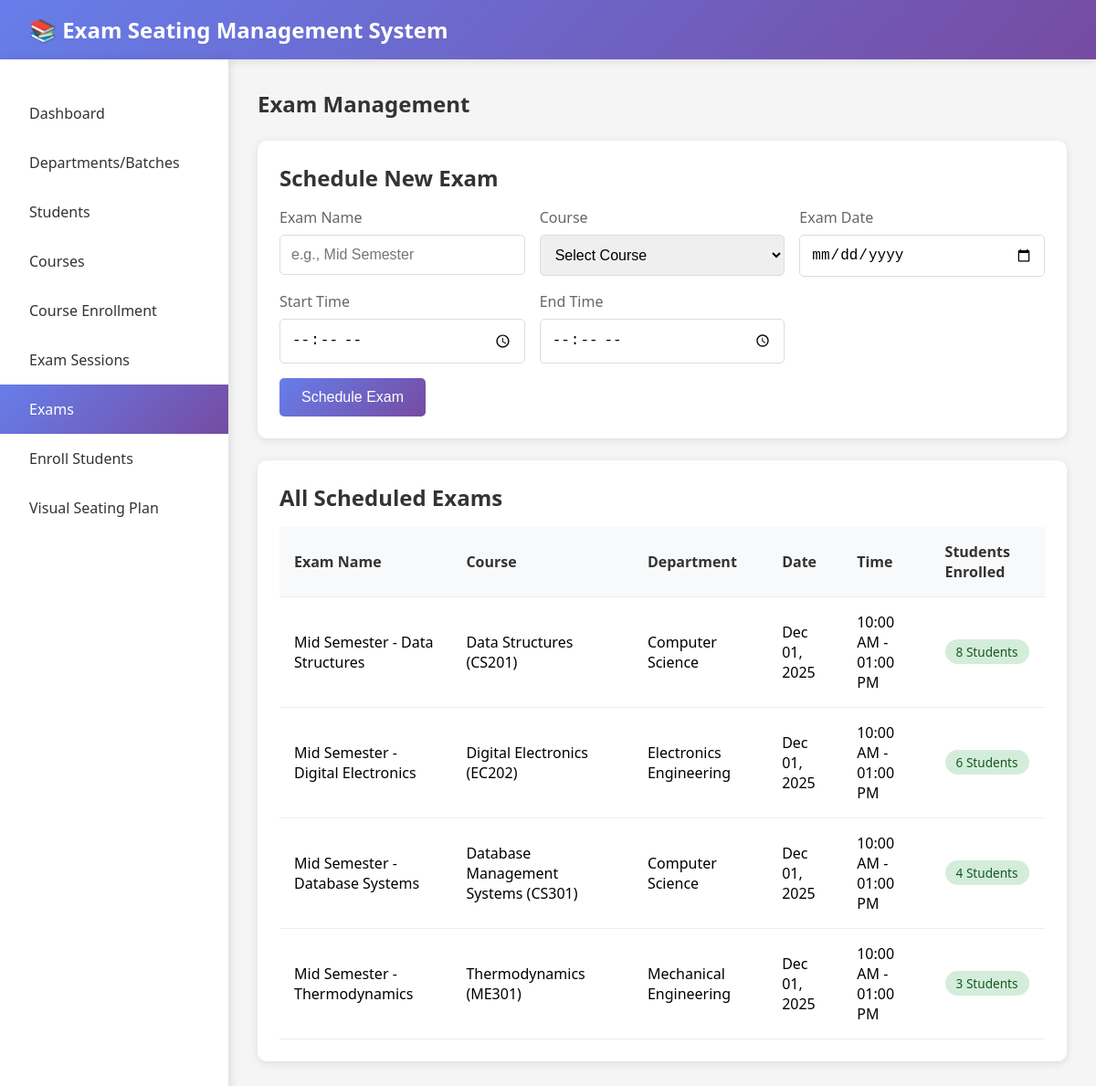
The page /exams.php on the database its author committed.
### tables this page shows
CREATE TABLE exams (
    id INT PRIMARY KEY AUTO_INCREMENT,
    name VARCHAR(200) NOT NULL,
    exam_date DATE NOT NULL,
    start_time TIME NOT NULL,
    end_time TIME NOT NULL,
    course_id INT NOT NULL,
    created_at TIMESTAMP DEFAULT CURRENT_TIMESTAMP,
    FOREIGN KEY (course_id) REFERENCES courses(id) ON DELETE CASCADE
);

CREATE TABLE courses (
    id INT PRIMARY KEY AUTO_INCREMENT,
    department_id INT NOT NULL,
    name VARCHAR(200) NOT NULL,
    code VARCHAR(20) NOT NULL UNIQUE,
    credits INT DEFAULT 3,
    created_at TIMESTAMP DEFAULT CURRENT_TIMESTAMP,
    FOREIGN KEY (department_id) REFERENCES departments(id) ON DELETE CASCADE
);

CREATE TABLE departments (
    id INT PRIMARY KEY AUTO_INCREMENT,
    name VARCHAR(100) NOT NULL,
    code VARCHAR(20) NOT NULL UNIQUE,
     created_at TIMESTAMP DEFAULT CURRENT_TIMESTAMP
);

### exams.php (the view, shortened to what this page needs)
<?php
$conn = getConnection();
$exams = $conn->query("
    SELECT e.*, c.name as course_name, c.code as course_code, d.name as dept_name,
    COUNT(DISTINCT ee.student_id) as student_count
    FROM exams e
    JOIN courses c ON e.course_id = c.id
    JOIN departments d ON c.department_id = d.id
    LEFT JOIN exam_enrollments ee ON e.id = ee.exam_id
    GROUP BY e.id
    ORDER BY e.exam_date DESC, e.start_time
");
?>
<!DOCTYPE html>
<html lang="en">
<head>
     <link rel ="stylesheet" href="style.css">
</head>
<body>
    <div class="navbar">
        <h1>📚 Exam Seating Management System</h1>
    </div>
    <div class="container">
        <div class="sidebar">
            <a href="index.php">Dashboard</a>
            <a href="departments.php"> Departments/Batches</a>
            <a href="students.php"> Students</a>
            <a href="courses.php"> Courses</a>
            <a href="student_course_enrollment.php"> Course Enrollment</a>
            <a href="sessions.php"> Exam Sessions</a>
            <a href="exams.php" class="active"> Exams</a>
            <a href="enroll_students.php"> Enroll Students</a>
            <a href="visual_seating.php"> Visual Seating Plan</a>
        </div>
        <div class="main-content">
            <h2 style="margin-bottom: 1.5rem; color: #333;">Exam Management</h2>
            <div class="card">
                <h2>Schedule New Exam</h2>
                <form method="POST">
                    <div class="form-grid">
                        <div class="form-group">
                            <label>Exam Name</label>
                            <input type="text" name="name" placeholder="e.g., Mid Semester" required>
                        </div>
                        <div class="form-group">
                            <label>Course</label>
                            <select name="course_id" required>
                                <option value="">Select Course</option>
                            </select>
                        </div>
                        <div class="form-group">
                            <label>Exam Date</label>
                            <input type="date" name="exam_date" required>
                        </div>
                        <div class="form-group">
                            <label>Start Time</label>
                            <input type="time" name="start_time" required>
                        </div>
                        <div class="form-group">
                            <label>End Time</label>
                            <input type="time" name="end_time" required>
                        </div>
                    </div>
                    <button type="submit" name="add_exam" class="btn">Schedule Exam</button>
                </form>
            </div>
            <div class="card">
                <h2>All Scheduled Exams</h2>
                <table>
                    <thead>
                        <tr>
                            <th>Exam Name</th>
                            <th>Course</th>
                            <th>Department</th>
                            <th>Date</th>
                            <th>Time</th>
                            <th>Students Enrolled</th>
                        </tr>
                    </thead>
                    <tbody>
                        <?php while ($exam = $exams->fetch_assoc()): ?>
                        <tr>
                            <td><?php echo htmlspecialchars($exam['name']); ?></td>
                            <td><?php echo htmlspecialchars($exam['course_name']); ?> (<?php echo htmlspecialchars($exam['course_code']); ?>)</td>
                            <td><?php echo htmlspecialchars($exam['dept_name']); ?></td>
                            <td><?php echo date('M d, Y', strtotime($exam['exam_date'])); ?></td>
                            <td><?php echo date('h:i A', strtotime($exam['start_time'])); ?> - <?php echo date('h:i A', strtotime($exam['end_time'])); ?></td>
                            <td><span class="badge"><?php echo $exam['student_count']; ?> Students</span></td>
                        </tr>
                        <?php endwhile; ?>
                    </tbody>
                </table>
            </div>
        </div>
    </div>
</body>
</html>

### style.css (style rules this page uses)
* { margin: 0; padding: 0; box-sizing: border-box; }
body { font-family: 'Segoe UI', Tahoma, Geneva, Verdana, sans-serif; background: #f5f5f5; font-size: 16px; }
.navbar { background: linear-gradient(135deg, #667eea 0%, #764ba2 100%); color: white; padding: 1rem 2rem; box-shadow: 0 2px 10px rgba(0,0,0,0.1); position: relative; }
.navbar h1 { font-size: 1.5rem; }
.container { display: flex; min-height: calc(100vh - 70px); }
.sidebar { width: 250px; background: white; padding: 2rem 0; box-shadow: 2px 0 10px rgba(0,0,0,0.1); transition: transform 0.3s ease; position: relative; z-index: 100; }
.sidebar a { display: block; padding: 1rem 2rem; color: #333; text-decoration: none; transition: all 0.3s; white-space: nowrap; overflow: hidden; text-overflow: ellipsis; }
.sidebar a:hover, .sidebar a.active { background: linear-gradient(135deg, #667eea 0%, #764ba2 100%); color: white; }
.main-content { flex: 1; padding: 2rem; overflow-x: hidden; }
.card { background: white; padding: 1.5rem; border-radius: 10px; box-shadow: 0 2px 10px rgba(0,0,0,0.1); margin-bottom: 1.5rem; overflow-x: auto; }
.card h2 { margin-bottom: 1rem; color: #333; font-size: 1.5rem; }
table { width: 100%; border-collapse: collapse; min-width: 600px; }
th, td { padding: 1rem; text-align: left; border-bottom: 1px solid #eee; }
th { background: #f8f9fa; font-weight: 600; color: #333; }
.form-grid { display: grid; grid-template-columns: repeat(auto-fit, minmax(200px, 1fr)); gap: 1rem; margin-bottom: 1rem; }
.form-group { display: flex; flex-direction: column; }
.form-group label { margin-bottom: 0.5rem; color: #666; font-weight: 500; }
.form-group input, .form-group select, .form-group textarea { padding: 0.75rem; border: 1px solid #ddd; border-radius: 5px; font-size: 1rem; width: 100%; }
.btn { padding: 0.75rem 1.5rem; background: linear-gradient(135deg, #667eea 0%, #764ba2 100%); color: white; border: none; border-radius: 5px; cursor: pointer; font-size: 1rem; transition: all 0.3s; white-space: nowrap; }
.badge { display: inline-block; padding: 0.25rem 0.75rem; border-radius: 20px; font-size: 0.85rem; font-weight: 500; }

### exams.php (style rules this page uses)
* { margin: 0; padding: 0; box-sizing: border-box; }
body { font-family: 'Segoe UI', Tahoma, Geneva, Verdana, sans-serif; background: #f5f5f5; }
.navbar { background: linear-gradient(135deg, #667eea 0%, #764ba2 100%); color: white; padding: 1rem 2rem; box-shadow: 0 2px 10px rgba(0,0,0,0.1); }
.navbar h1 { font-size: 1.5rem; }
.container { display: flex; min-height: calc(100vh - 70px); }
.sidebar { width: 250px; background: white; padding: 2rem 0; box-shadow: 2px 0 10px rgba(0,0,0,0.1); }
.sidebar a { display: block; padding: 1rem 2rem; color: #333; text-decoration: none; transition: all 0.3s; }
.sidebar a:hover, .sidebar a.active { background: linear-gradient(135deg, #667eea 0%, #764ba2 100%); color: white; }
.main-content { flex: 1; padding: 2rem; }
.card { background: white; padding: 1.5rem; border-radius: 10px; box-shadow: 0 2px 10px rgba(0,0,0,0.1); margin-bottom: 1.5rem; }
.card h2 { margin-bottom: 1rem; color: #333; }
.form-grid { display: grid; grid-template-columns: repeat(auto-fit, minmax(200px, 1fr)); gap: 1rem; margin-bottom: 1rem; }
.form-group { display: flex; flex-direction: column; }
.form-group label { margin-bottom: 0.5rem; color: #666; font-weight: 500; }
.form-group input, .form-group select { padding: 0.75rem; border: 1px solid #ddd; border-radius: 5px; font-size: 1rem; }
.btn { padding: 0.75rem 1.5rem; background: linear-gradient(135deg, #667eea 0%, #764ba2 100%); color: white; border: none; border-radius: 5px; cursor: pointer; font-size: 1rem; }
table { width: 100%; border-collapse: collapse; }
th, td { padding: 1rem; text-align: left; border-bottom: 1px solid #eee; }
th { background: #f8f9fa; font-weight: 600; color: #333; }
.badge { display: inline-block; padding: 0.25rem 0.75rem; border-radius: 20px; font-size: 0.85rem; font-weight: 500; background: #d4edda; color: #155724; }

### rows shown on the page
exams: name "Mid Semester - Data Structures", course.name "Data Structures", course.code "CS201", departments.name "Computer Science", exam_date "Dec 01, 2025", start_time "10:00 AM", end_time "01:00 PM", student_count "8"
exams: name "Mid Semester - Digital Electronics", course.name "Digital Electronics", course.code "EC202", departments.name "Electronics Engineering", exam_date "Dec 01, 2025", start_time "10:00 AM", end_time "01:00 PM", student_count "6"
exams: name "Mid Semester - Database Systems", course.name "Database Management Systems", course.code "CS301", departments.name "Computer Science", exam_date "Dec 01, 2025", start_time "10:00 AM", end_time "01:00 PM", student_count "4"
exams: name "Mid Semester - Thermodynamics", course.name "Thermodynamics", course.code "ME301", departments.name "Mechanical Engineering", exam_date "Dec 01, 2025", start_time "10:00 AM", end_time "01:00 PM", student_count "3"
